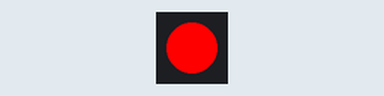
Bench run of a program on a simulated Pycom board running MicroPython. Shown: 1 RGB LEDs in strip order, left to right. At 12.0 s the program stops and its outputs stay as they are.

Above: at 0.1 s.
At 3.1 s:
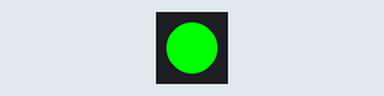
At 6.1 s:
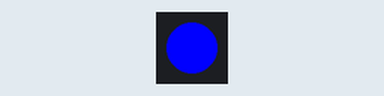
At 9.1 s:
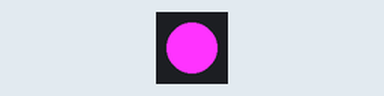
Timing chart, 0 to 10.6 s (numbered marks = the images above):
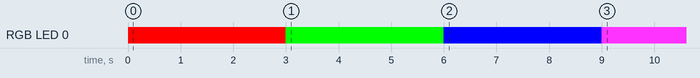

The program:

wipy_heartbeat.py
```python
# MicroPython for the IOT - Chapter 6
# Example for working with the hearbeat LED as a
# status/state indicator
#
import utime

# First, make sure this is running on a Pyboard
try:
    import pycom
except ImportError:
    print("ERROR: not on a WiPy (or Pycom) board!")
    sys.exit(-1)

# State/status enumeration
_STATES = {
    'ERROR'   : 0xFF0000, # Bright red
    'READING' : 0x00FF00, # Green
    'WRITING' : 0x0000FF, # Blue
    'OK'      : 0xFF33FF, # Pinkish
}

# Clear the state (return to normal operation)
def clear_status():
    pycom.heartbeat(True)

# Show state/status with the heatbeat LED
def show_status(state):
    pycom.heartbeat(False)
    pycom.rgbled(state)

# Now, demonstrate the state changes
for state in _STATES.keys():
    show_status(_STATES[state])
    utime.sleep(3)

# Return heartbeat to normal
clear_status()
```

Measured:
- by itself, RGB LED 0: off → RGB(255, 0, 0) at 0.00 s, → RGB(0, 255, 0) 3.0 s later, → RGB(0, 0, 255) 3.0 s later, → RGB(255, 51, 255) 3.0 s later
